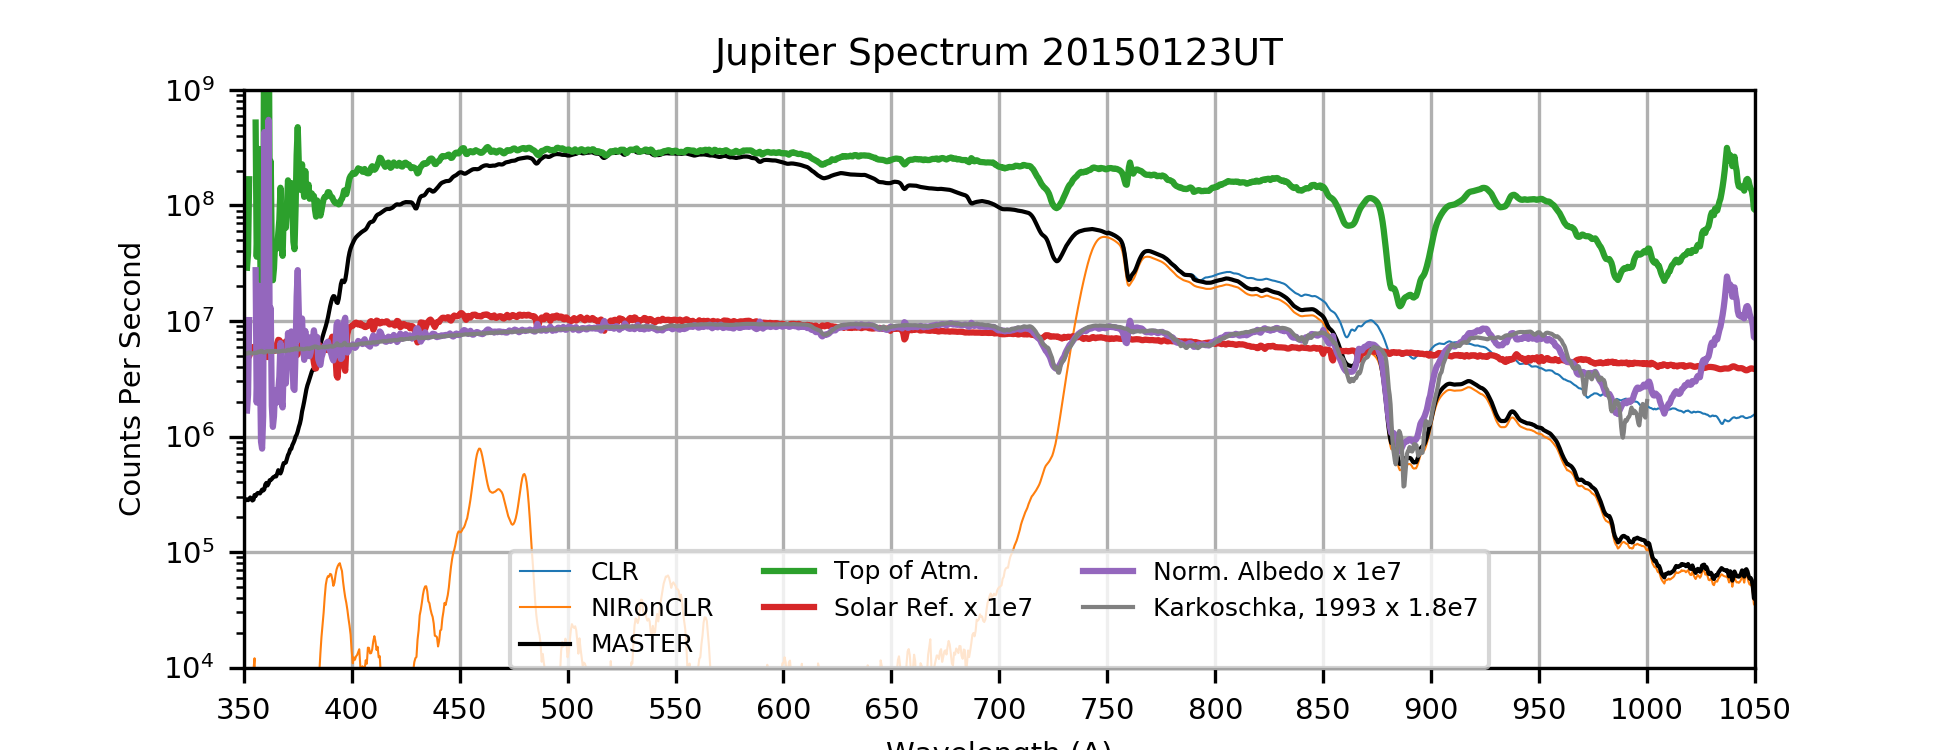

Recreate this plot in Python.
# -*- coding: utf-8 -*-
"""
Created on Tue Jul 15 07:22:23 2014

@author: steven.hill
"""
import sys
sys.path.append('d:\\Astronomy\Python Play')
import matplotlib.pyplot as pl
import pylab
import numpy as np
from scipy import interpolate
import scipy
from copy import deepcopy
import ComputeEW1
import datetime

Jupiter_Karkoschka1993 = scipy.fromfile(file="../../Saturn Project 2013/Spectroscopy/Karkoschka/1993.tab.txt", dtype=float, count=-1, sep=" ")    
Jupiter_Karkoschka1993=scipy.reshape(Jupiter_Karkoschka1993,[Jupiter_Karkoschka1993.size/8,8])

Jupiter_KarkRef1993=np.zeros((Jupiter_Karkoschka1993.size/8,2))
Jupiter_KarkRef1993[:,0]=Jupiter_Karkoschka1993[:,0]*10.
Jupiter_KarkRef1993[:,1]=Jupiter_Karkoschka1993[:,3]
print "***Saturn_KarkRef1993***", Jupiter_KarkRef1993


# Read and reshape spectral data files    
CLR = scipy.fromfile(file="Data/20150123UT/JupiterSpectrum-20150122LT-CLR-sum50m00s-Rotated-Cropped-WVCal.dat", dtype=float, count=-1, sep='\t')    
NIR = scipy.fromfile(file="Data/20150123UT/JupiterSpectrum-20150122LT-742-sum3h20m-Rotated-Cropped-WVCal.dat", dtype=float, count=-1, sep='\t')    
NormResponsewithWV= scipy.fromfile(file="PolluxResponse20150123UT.txt", dtype=float, count=-1, sep=" ")
CLR=scipy.reshape(CLR,[CLR.size/2,2])
NativeDispersion=(CLR[(CLR.size/2.-1),0]-CLR[0,0])/(CLR.size/2.-1.)
NIR=scipy.reshape(NIR,[NIR.size/2,2])
NIR[:,0]=NIR[:,0]+16.
NRespWV=scipy.reshape(NormResponsewithWV,[NormResponsewithWV.size/2,2])
MasterDispersion=(NRespWV[(NRespWV.size/2.-1),0]-NRespWV[0,0])/(NRespWV.size/2.-1.)

#Load Reference Spectrum: Average G2v for albedo calculations
Ref = scipy.loadtxt("g2v.dat", dtype=float, skiprows=3,usecols=(0,1))

#Interpolate NIR, Response and Reference spectra onto CLR Wavelengths

CLRInterp=interpolate.interp1d(CLR[:,0],CLR[:,1],kind='linear', copy=True,
                         bounds_error=False, fill_value=0.0)  
CLRonRef=CLRInterp(Ref[:,0])

NIRInterp=interpolate.interp1d(NIR[:,0],NIR[:,1],kind='linear', copy=True,
                         bounds_error=False, fill_value=0.0)  
NIRonRef=NIRInterp(Ref[:,0])

NRespInterp=interpolate.interp1d(NRespWV[:,0],NRespWV[:,1],kind='linear', copy=True,
                         bounds_error=False, fill_value=0.0)  
NResponRef=NRespInterp(Ref[:,0])

#Create Master Observed Spectrum by merging CLR and NIR spectra

MergeStartWV=7500.
MergeEndWV=7900.

OverlapRegionIndices=np.where((Ref[:,0] >MergeStartWV) & \
     (Ref[:,0] < MergeEndWV))

NIRScaling2CLR= scipy.mean(CLRonRef[OverlapRegionIndices]) \
    / scipy.mean(NIRonRef[OverlapRegionIndices])

MASTER=deepcopy(Ref)
MASTER[OverlapRegionIndices,1]= \
    (CLRonRef[OverlapRegionIndices]+NIRonRef[OverlapRegionIndices]*NIRScaling2CLR)/2.

DedicatedNIRIndices=np.where(Ref[:,0] >= 7900.)
DedicatedCLRIndices=np.where(Ref[:,0] <= 7500.)
MASTER[DedicatedNIRIndices,1]= NIRonRef[DedicatedNIRIndices]*NIRScaling2CLR
MASTER[DedicatedCLRIndices,1]= CLRonRef[DedicatedCLRIndices]

#Compute EWs for telluric bands from MASTER
"""EWFN="JupiterEW20150123UT.txt"
BandName,BandStart,BandEnd,ContWidth,EW=ComputeEW.ComputeEW(MASTER,"Ca II H&K",3920.,3990.,20.,EWFN,False)
BandName,BandStart,BandEnd,ContWidth,EW=ComputeEW.ComputeEW(MASTER,"H Delta",4090.,4115.,10.,EWFN,True)
BandName,BandStart,BandEnd,ContWidth,EW=ComputeEW.ComputeEW(MASTER,"Ca I 'g band'",4215.,4240.,20.,EWFN,True)
BandName,BandStart,BandEnd,ContWidth,EW=ComputeEW.ComputeEW(MASTER,"G band 4300",4270.,4330.,20.,EWFN,True)
BandName,BandStart,BandEnd,ContWidth,EW=ComputeEW.ComputeEW(MASTER,"H Gamma",4330.,4350.,10.,EWFN,True)
BandName,BandStart,BandEnd,ContWidth,EW=ComputeEW.ComputeEW(MASTER,"Fe I 'd band'",4365.,4405.,20.,EWFN,True)
BandName,BandStart,BandEnd,ContWidth,EW=ComputeEW.ComputeEW(MASTER,"H Beta",4815.,4890.,10.,EWFN,True)
BandName,BandStart,BandEnd,ContWidth,EW=ComputeEW.ComputeEW(MASTER,"Mg 5170",5140.,5200.,20.,EWFN,True)
BandName,BandStart,BandEnd,ContWidth,EW=ComputeEW.ComputeEW(MASTER,"Na D",5870.,5920.,20.,EWFN,True)
BandName,BandStart,BandEnd,ContWidth,EW=ComputeEW.ComputeEW(MASTER,"H Alpha 6563 band",6530.,6600.,10.,EWFN,True)
BandName,BandStart,BandEnd,ContWidth,EW=ComputeEW.ComputeEW(MASTER,"Ca II 8498",8480.,8510.,20.,EWFN,True)
BandName,BandStart,BandEnd,ContWidth,EW=ComputeEW.ComputeEW(MASTER,"Ca II 8542",8520.,8560.,20.,EWFN,True)
BandName,BandStart,BandEnd,ContWidth,EW=ComputeEW.ComputeEW(MASTER,"Ca II 8662",8625.,8675.,20.,EWFN,True)
BandName,BandStart,BandEnd,ContWidth,EW=ComputeEW.ComputeEW(MASTER,"O2 6300 band",6260.,6360.,20.,EWFN,True)
BandName,BandStart,BandEnd,ContWidth,EW=ComputeEW.ComputeEW(MASTER,"O2 B band",6840.,6980.,20.,EWFN,True)
BandName,BandStart,BandEnd,ContWidth,EW=ComputeEW.ComputeEW(MASTER,"H2O 7200a band",6910.,7090.,10.,EWFN,True)
BandName,BandStart,BandEnd,ContWidth,EW=ComputeEW.ComputeEW(MASTER,"H2O 7200b band",7150.,7350.,20.,EWFN,True)
BandName,BandStart,BandEnd,ContWidth,EW=ComputeEW.ComputeEW(MASTER,"O2 A band",7550.,7710.,40.,EWFN,True)
BandName,BandStart,BandEnd,ContWidth,EW=ComputeEW.ComputeEW(MASTER,"H2O Z band",7800.,8470.,40.,EWFN,True)

BandName,BandStart,BandEnd,ContWidth,EW=ComputeEW.ComputeEW(MASTER,"CH4 6190",6130.,6210.,20.,EWFN,True)
BandName,BandStart,BandEnd,ContWidth,EW=ComputeEW.ComputeEW(MASTER,"CH4 7250",7100.,7400.,30.,EWFN,True)
BandName,BandStart,BandEnd,ContWidth,EW=ComputeEW.ComputeEW(MASTER,"CH4 8620",8500.,8730.,20.,EWFN,True)
#BandName,BandStart,BandEnd,ContWidth,EW=ComputeEW.ComputeEW(MASTER,"CH4 8890",8700.,9200.,30.,EWFN,True)
BandName,BandStart,BandEnd,ContWidth,EW=ComputeEW.ComputeEW(MASTER,"CH4 8890",8750.,9100.,60.,EWFN,True)
"""
NativeDispersionNM=NativeDispersion/10.
MasterDispersionNM=MasterDispersion/10.

#Compute top of atmosphere spectrum

BoxcarSmoothIndices=np.where(Ref[:,0] >= 8500.)
NResponRefSmooth=deepcopy(NResponRef)
NResponRefSmooth[BoxcarSmoothIndices]=scipy.convolve(NResponRef[BoxcarSmoothIndices],np.ones((29,))/29)[(28):]
ToA=deepcopy(MASTER)
ToA=MASTER[:,1]/NResponRefSmooth

#Compute Albedo

Albedo=ToA/Ref[:,1]
mAlbedo = np.ma.masked_invalid(Albedo)
AlbedoNormRangeIndices=np.where((Ref[:,0] >4000.) & \
     (Ref[:,0] < 7500.))

NormAlbedo=Albedo/mAlbedo[AlbedoNormRangeIndices].max()
print NormAlbedo.max()

NormAlbedowithWV=deepcopy(Ref)
NormAlbedowithWV[:,1]=NormAlbedo
np.savetxt("JupiterAlbedo20150123UT.txt",NormAlbedowithWV,delimiter=" ",fmt="%10.3F %10.7F")
#Begin plotting 


EWFN="JupiterKarkoschkaEW.txt"
Target="Jupiter"
DateTime=datetime.datetime.strptime("1993-01-01T00:00:00",'%Y-%m-%dT%H:%M:%S')
print "DateTime=",DateTime   
BandType="Methane"         

    
BandName,BandStart,BandEnd,ContWidth,EW=ComputeEW1.ComputeEW1(Jupiter_KarkRef1993,Target,DateTime,BandType,"CH4 5430",5350.,5470.,60.,EWFN,False)
BandName,BandStart,BandEnd,ContWidth,EW=ComputeEW1.ComputeEW1(Jupiter_KarkRef1993,Target,DateTime,BandType,"CH4 6190",6100.,6280.,100.,EWFN,True)
BandName,BandStart,BandEnd,ContWidth,EW=ComputeEW1.ComputeEW1(Jupiter_KarkRef1993,Target,DateTime,BandType,"CH4 7050",6980.,7090.,40.,EWFN,True)
BandName,BandStart,BandEnd,ContWidth,EW=ComputeEW1.ComputeEW1(Jupiter_KarkRef1993,Target,DateTime,BandType,"CH4 7250",7140.,7450.,80.,EWFN,True)
BandName,BandStart,BandEnd,ContWidth,EW=ComputeEW1.ComputeEW1(Jupiter_KarkRef1993,Target,DateTime,BandType,"CH4/NH3? 7900",7750.,8210.,40.,EWFN,True)
BandName,BandStart,BandEnd,ContWidth,EW=ComputeEW1.ComputeEW1(Jupiter_KarkRef1993,Target,DateTime,BandType,"CH4 8420",8350.,8480.,20.,EWFN,True)
BandName,BandStart,BandEnd,ContWidth,EW=ComputeEW1.ComputeEW1(Jupiter_KarkRef1993,Target,DateTime,BandType,"CH4 8620",8500.,8730.,20.,EWFN,True)
BandName,BandStart,BandEnd,ContWidth,EW=ComputeEW1.ComputeEW1(Jupiter_KarkRef1993,Target,DateTime,BandType,"CH4 8890",8750.,9100.,60.,EWFN,True)
BandName,BandStart,BandEnd,ContWidth,EW=ComputeEW1.ComputeEW1(Jupiter_KarkRef1993,Target,DateTime,BandType,"CH4 8890N",8830.,8970.,20.,EWFN,True)



pl.figure(figsize=(6.5, 2.5), dpi=150, facecolor="white")

pl.subplot(1, 1, 1)
#Plot Layout Configuration
x0=350
x1=1050

xtks=15
y0=1.0e4
y1=1.0e9
#    ytks=9
ExposureCLR = 3000. #seconds
ExposureNIR = 12000. #seconds
Aperture = (0.135/22.)**2. #meters^2
# Set x limits
pl.xlim(x0,x1)
# Set x ticks
pl.xticks(np.linspace(x0,x1,xtks, endpoint=True))
# Set y limits
pl.ylim(y0,y1)
# Set y ticks
pl.yscale('log')
pl.grid()
pl.tick_params(axis='both', which='major', labelsize=7)
pl.ylabel("Counts Per Second",fontsize=7)
pl.xlabel("Wavelength (A)",fontsize=7)
pl.title("Jupiter Spectrum 20150123UT",fontsize=9)
pl.plot(Ref[:,0]/10.,CLRonRef/(ExposureCLR*Aperture*NativeDispersionNM),label='CLR',linewidth=0.5)
pl.plot(Ref[:,0]/10.,NIRonRef/(ExposureNIR*Aperture*NativeDispersionNM),label='NIRonCLR',linewidth=0.5)
pl.plot(MASTER[:,0]/10.,MASTER[:,1]/(ExposureCLR*Aperture*NativeDispersionNM),label='MASTER',color='k',linewidth=1)
pl.plot(MASTER[:,0]/10.,ToA//(ExposureCLR*Aperture*NativeDispersionNM),label='Top of Atm.')
pl.plot(MASTER[:,0]/10.,Ref[:,1]*1e7,label='Solar Ref. x 1e7')
pl.plot(MASTER[:,0]/10.,NormAlbedo*1e7,label='Norm. Albedo x 1e7')

pl.plot(Jupiter_KarkRef1993[:,0]/10.,Jupiter_KarkRef1993[:,1]*1.8e7,label='Karkoschka, 1993 x 1.8e7',linewidth=1,color='0.5')


pl.legend(loc=0,ncol=3, borderaxespad=0.,prop={'size':6})
pylab.savefig('JupiterSpectrum20150123UT.png',dpi=300)


TempMaster=MASTER
TempMaster[:,0]=MASTER[:,0]/10.
TempMaster[:,1]=MASTER[:,1]/(ExposureCLR*Aperture*NativeDispersionNM)
np.savetxt("JupiterSpectrum20150123UT.txt",MASTER,delimiter=" ",fmt="%10.3F %10.7F")
np.savetxt("JupiterAlbedo20150123UT.txt",NormAlbedowithWV,delimiter=" ",fmt="%10.3F %10.7F")